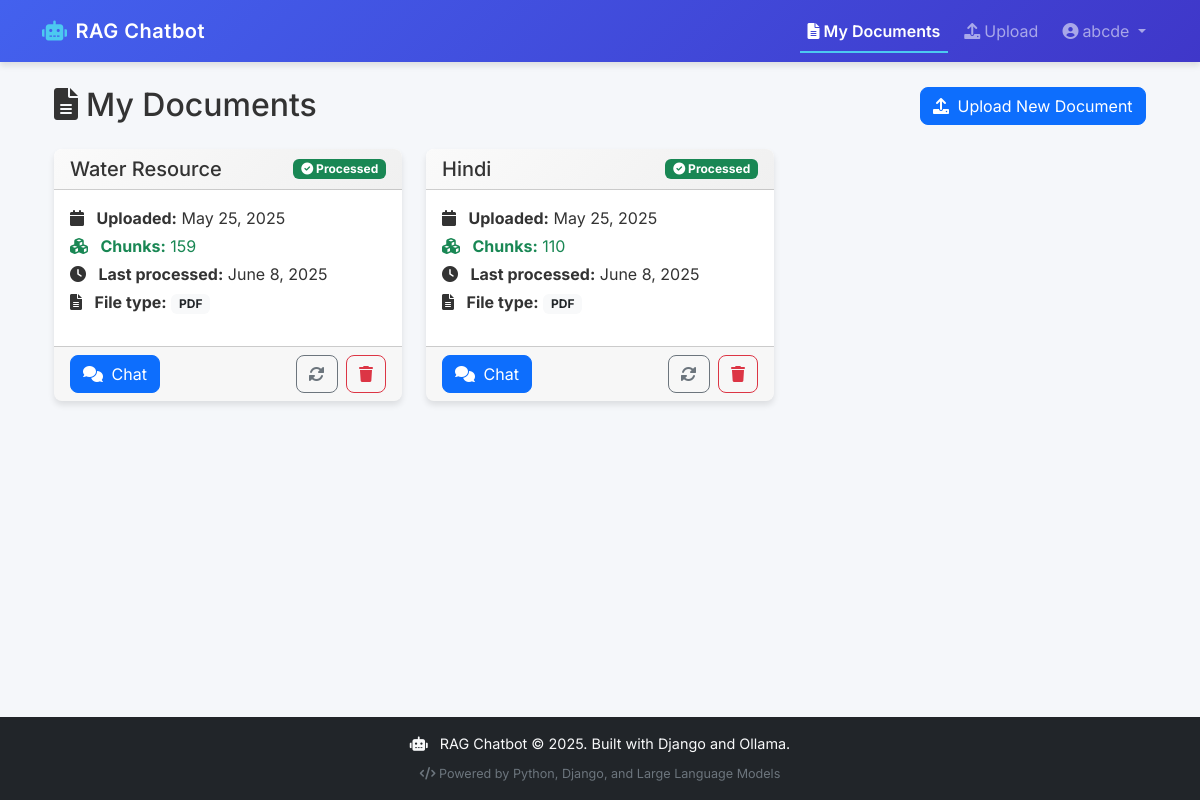
Page /documents/ (signed in) on the committed database.
### chatapp/models.py (models this page shows, shortened)
class Document(models.Model):
    title = models.CharField(max_length=255)
    content = models.TextField(blank=True)  # Make content optional for file-only uploads
    file = models.FileField(upload_to='documents/', blank=True, null=True)
    file_type = models.CharField(max_length=10, blank=True)  # To store file extension
    uploaded_by = models.ForeignKey(User, on_delete=models.CASCADE)
    uploaded_at = models.DateTimeField(auto_now_add=True)
    is_processed = models.BooleanField(default=False)
    chunks = models.IntegerField(default=0)
    processing_error = models.TextField(blank=True, null=True)
    last_processed = models.DateTimeField(null=True, blank=True)
    processing_status = models.CharField(max_length=100, blank=True, null=True)  # New field for processing status

### chatapp/views.py (the view)
# urls.py: path('documents/', views.document_list, name='documents'),
@login_required
def document_list(request):
    documents = Document.objects.filter(uploaded_by=request.user)
    return render(request, 'document_list.html', {'documents': documents})

### templates/document_list.html (shortened to what this page needs)
{% extends 'base.html' %}
{% block content %}
<div class="container mt-4">
    <div class="d-flex justify-content-between align-items-center mb-4">
        <h2 class="mb-0"><i class="fas fa-file-alt me-2"></i>My Documents</h2>
        <a href="{% url 'upload_document' %}" class="btn btn-primary animate__animated animate__pulse">
            <i class="fas fa-upload me-1"></i> Upload New Document
        </a>
    </div>
    {% if documents %}
        <div class="row row-cols-1 row-cols-md-2 row-cols-lg-3 g-4">
            {% for document in documents %}
                <div class="col animate__animated animate__fadeIn">
                    <div class="card h-100 document-card">
                        <div class="card-header">
                            <div class="d-flex justify-content-between align-items-center">
                                <h5 class="card-title mb-0 text-truncate" title="{{ document.title }}">
                                    {{ document.title }}
                                </h5>
                                <span class="badge {% if document.is_processed %}bg-success{% else %}bg-warning{% endif %}">
                                    {% if document.is_processed %}
                                        <i class="fas fa-check-circle"></i> Processed
                                    {% else %}
                                        <i class="fas fa-exclamation-triangle"></i> Pending
                                    {% endif %}
                                </span>
                            </div>
                        </div>
                        <div class="card-body">
                            <div class="document-info mb-3">
                                <p class="mb-1">
                                    <i class="fas fa-calendar me-2"></i>
                                    <strong>Uploaded:</strong> {{ document.uploaded_at|date:"F j, Y" }}
                                </p>
                                {% if document.is_processed %}
                                    <p class="mb-1 text-success">
                                        <i class="fas fa-cubes me-2"></i>
                                        <strong>Chunks:</strong> {{ document.chunks }}
                                    </p>
                                    <p class="mb-1">
                                        <i class="fas fa-clock me-2"></i>
                                        <strong>Last processed:</strong> {{ document.last_processed|date:"F j, Y" }}
                                    </p>
                                {% endif %}
                                {% if document.file %}
                                    <p class="mb-1">
                                        <i class="fas fa-file-alt me-2"></i>
                                        <strong>File type:</strong>
                                        <span class="badge bg-light text-dark">{{ document.file_type|upper }}</span>
                                    </p>
                                {% endif %}
                            </div>
                        </div>
                        <div class="card-footer">
                            <div class="d-flex justify-content-between">
                                <a href="{% url 'chat' document.id %}" class="btn btn-primary">
                                    <i class="fas fa-comments me-1"></i> Chat
                                </a>
                                <div>
                                    <a href="{% url 'reprocess_document' document.id %}" class="btn btn-outline-secondary me-1"
                                       data-bs-toggle="tooltip" data-bs-placement="top" title="Reprocess document">
                                        <i class="fas fa-sync-alt"></i>
                                    </a>
                                    <a href="{% url 'delete_document' document.id %}" class="btn btn-outline-danger"
                                       data-bs-toggle="tooltip" data-bs-placement="top" title="Delete document">
                                        <i class="fas fa-trash"></i>
                                    </a>
                                </div>
                            </div>
                        </div>
                    </div>
                </div>
            {% endfor %}
        </div>
    {% endif %}
</div>
{% endblock %}

### templates/base.html (shortened to what this page needs)
{% load static %}
<!DOCTYPE html>
<html>
<head>
    <link href="https://cdn.jsdelivr.net/npm/bootstrap@5.2.3/dist/css/bootstrap.min.css" rel="stylesheet">
    <link href="https://cdnjs.cloudflare.com/ajax/libs/font-awesome/6.0.0/css/all.min.css" rel="stylesheet">
    <link href="https://cdnjs.cloudflare.com/ajax/libs/animate.css/4.1.1/animate.min.css" rel="stylesheet">
</head>
<body>
    <nav class="navbar navbar-expand-lg navbar-dark">
        <div class="container">
            <a class="navbar-brand animate__animated animate__fadeIn" href="{% url 'documents' %}">
                <i class="fas fa-robot me-2 animate__animated animate__swing"></i>RAG Chatbot
            </a>
            <div class="collapse navbar-collapse" id="navbarNav">
                <ul class="navbar-nav ms-auto">
                    {% if user.is_authenticated %}
                        <li class="nav-item">
                            <a class="nav-link {% if request.resolver_match.url_name == 'documents' %}active{% endif %}"
                               href="{% url 'documents' %}">
                                <i class="fas fa-file-alt me-1"></i>My Documents
                            </a>
                        </li>
                        <li class="nav-item">
                            <a class="nav-link {% if request.resolver_match.url_name == 'upload_document' %}active{% endif %}"
                               href="{% url 'upload_document' %}">
                                <i class="fas fa-upload me-1"></i>Upload
                            </a>
                        </li>
                        <li class="nav-item dropdown">
                            <a class="nav-link dropdown-toggle" href="#" id="userDropdown" role="button"
                               data-bs-toggle="dropdown" aria-expanded="false">
                                <i class="fas fa-user-circle me-1"></i>{{ user.username }}
                            </a>
                        </li>
                    {% endif %}
                </ul>
            </div>
        </div>
    </nav>
    <div class="content">
        <div class="container mt-4">
            {% block content %}{% endblock %}
        </div>
    </div>
    <footer class="footer mt-5">
        <div class="container">
            <div class="row">
                <div class="col-12 text-center">
                    <p class="mb-0">
                        <i class="fas fa-robot me-2"></i>
                        RAG Chatbot &copy; {% now "Y" %}. Built with Django and Ollama.
                    </p>
                    <div class="mt-2">
                        <small class="text-muted">
                            <i class="fas fa-code"></i> Powered by Python, Django, and Large Language Models
                        </small>
                    </div>
                </div>
            </div>
        </div>
    </footer>
</body>
</html>

### templates/base.html (style rules this page uses)
:root { --primary-color: #4361ee; --secondary-color: #3f37c9; --accent-color: #4cc9f0; --light-color: #f8f9fa; --dark-color: #212529; --success-color: #4CAF50; --warning-color: #ff9800; --danger-color: #f44336; --border-radius: 0.5rem; --box-shadow: 0 4px 6px rgba(0, 0, 0, 0.1); --transition-speed: 0.3s; }
body { min-height: 100vh; display: flex; flex-direction: column; font-family: 'Inter', sans-serif; background-color: #f5f7fa; color: #333; transition: background-color var(--transition-speed); }
.content { flex: 1; animation: fadeIn 0.5s ease-in-out; }
.footer { margin-top: auto; padding: 1rem 0; background-color: var(--dark-color); color: var(--light-color); font-size: 0.9rem; }
.navbar { background: linear-gradient(135deg, var(--primary-color), var(--secondary-color)); box-shadow: var(--box-shadow); padding: 0.7rem 1rem; }
.navbar-brand { font-weight: 600; letter-spacing: 0.5px; }
.navbar-brand i { color: var(--accent-color); }
.nav-link { position: relative; margin: 0 0.25rem; transition: all var(--transition-speed); }
.nav-link.active { font-weight: 600; }
.nav-link.active:after { content: ''; position: absolute; bottom: -2px; left: 0; width: 100%; height: 2px; background-color: var(--accent-color); animation: fadeIn 0.5s; }
.btn { border-radius: var(--border-radius); transition: all var(--transition-speed); }
.card { border: none; border-radius: var(--border-radius); box-shadow: var(--box-shadow); transition: all var(--transition-speed); overflow: hidden; }

### templates/document_list.html (style rules this page uses)
.document-card { transition: transform 0.3s, box-shadow 0.3s; }
.card-header { background: linear-gradient(135deg, rgba(250,250,250,1) 0%, rgba(240,240,240,1) 100%); }
.card-title { max-width: 70%; }

### rows in the picture
Document: title "Water Resource", is_processed True (drawn), uploaded_at "May 25, 2025", chunks "159", last_processed "June 8, 2025", file_type "PDF"
Document: title "Hindi", is_processed True (drawn), uploaded_at "May 25, 2025", chunks "110", last_processed "June 8, 2025", file_type "PDF"

### other values in the picture
{{ user.username }} "abcde"
